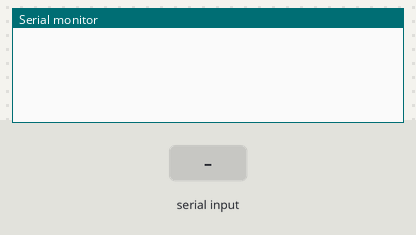
Simulated run of this sketch. Board: Arduino Uno, built with avr-gcc and run on an emulated ATmega328P. Parts: the last lines printed to the serial monitor. Inputs (shaded band) come from the test bench.

Above: at 1.2 s.
1.3 s: "1\n" received over Serial
At 1.7 s:
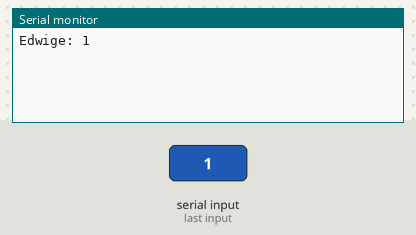
2.8 s: "1\n" received over the second serial link
At 4.0 s:
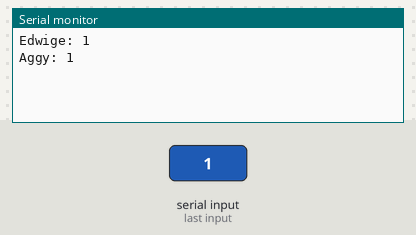
4.3 s: "0\n" received over Serial
At 5.2 s:
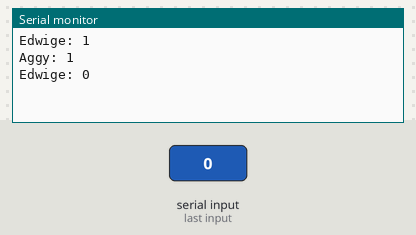
5.8 s: "0\n" received over the second serial link
At 6.3 s:
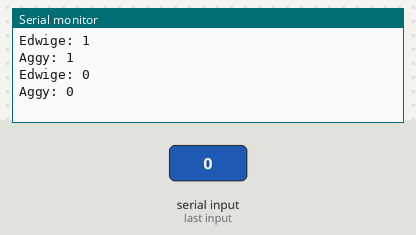

The sketch:

sendMessage.ino
```cpp
#include <SoftwareSerial.h>
SoftwareSerial BTSerial(10, 11); // RX | TX
 void setup() {
    Serial.begin(9600);
    BTSerial.begin(9600);
 }
 void loop() {
    if (BTSerial.available()) {
        Serial.print("Aggy: ");
        String message = BTSerial.readStringUntil('\n');
        Serial.print(message);
        Serial.println();
    }
    if (Serial.available()) {
        Serial.print("Edwige: ");
        String message = Serial.readStringUntil('\n');
        BTSerial.print(message);
        Serial.print(message);
        Serial.println();
    }
 }
```

Measured:
- after the input at 1.3 s, the serial monitor: prints a new line at once (image 1)
- after the input at 2.8 s, the serial monitor: prints a new line at once (image 2)
- after the input at 4.3 s, the serial monitor: prints a new line at once (image 3)
- after the input at 5.8 s, the serial monitor: prints a new line at once (image 4)
